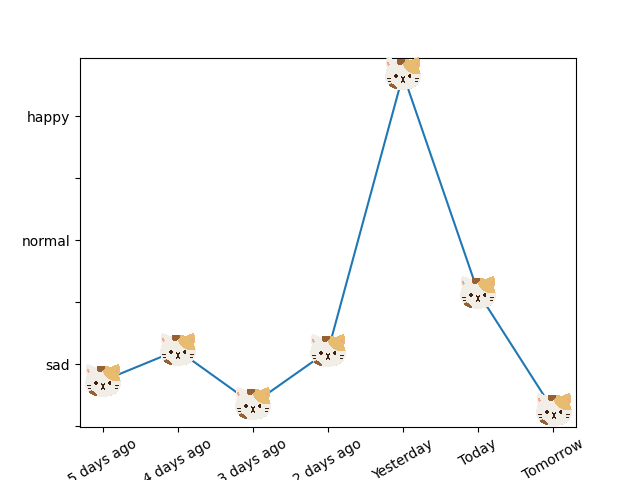

The Python source for this figure:
# In Japan, there is a saying, "When the autumn rains fall, the cat's face becomes three feet long.
# This means that the cat's face is longer and more joyful on rainy days than on sunny days in autumn, because the temperature is higher on rainy days.
# We assume that the more it rains, the more pleased the cat will be.
# Of course, this is limited to autumn.
# If it is autumn now, this will help.
# There is a lot going on in the world right now.
# But it does not matter to cats.
# If cats are happy, the world will be peaceful.

import pandas as pd
import matplotlib.pyplot as plt
from matplotlib.offsetbox import OffsetImage, AnnotationBbox
import time
import warnings
import subprocess as sp

def imscatter(x, y, image, ax=None, zoom=1): 
    if ax is None: 
        ax = plt.gca() 
    try: 
        image = plt.imread(image) 
    except:
        pass 
    im = OffsetImage(image, zoom=zoom) 
    artists = [] 
    for x0, y0 in zip(x, y): 
        ab = AnnotationBbox(im, (x0, y0), xycoords='data', frameon=False) 
        artists.append(ax.add_artist(ab)) 
    return artists 


def main():
    week_rain = []
    for i in range(7):
        if i == 0:
            # url = "https://www.data.jma.go.jp/obd/stats/data/mdrr/pre_rct/alltable/predaily00_rct.csv"
            sp.call("wget https://www.data.jma.go.jp/obd/stats/data/mdrr/pre_rct/alltable/predaily00_rct.csv -O './data/rain.csv'", shell=True)
        else:
            # url = "https://www.data.jma.go.jp/obd/stats/data/mdrr/pre_rct/alltable/predaily0"+str(i)+".csv"
            sp.call("wget https://www.data.jma.go.jp/obd/stats/data/mdrr/pre_rct/alltable/predaily0"+str(i)+".csv -O './data/rain.csv'", shell=True)
        
        # sp.call("wget https://www.data.jma.go.jp/obd/stats/data/mdrr/pre_rct/alltable/predaily00_rct.csv -O 'rain.csv'", shell=True)
        

        # r = requests.get(url).content
        # df = pd.read_csv(io.BytesIO(r), encoding="shift_jis")
        df = pd.read_csv('./data/rain.csv', encoding='shift-jis')
        rain_list = df.iloc[:,9].values.tolist()
        rain = []
        for a in rain_list:
            if str(a) == "nan":
                a = 0
            rain.append(a)
        week_rain.append(sum(rain))

    print("In Japan, there is a saying, \"When the autumn rains fall, the cat's face becomes three feet long.\"")
    time.sleep(1)
    print("This means that the cat's face is longer and more joyful on rainy days than on sunny days in autumn, because the temperature is higher on rainy days.")
    time.sleep(1)
    print("We assume that the more it rains, the more pleased the cat will be.")
    time.sleep(1)
    print("Of course, this is limited to autumn.")
    time.sleep(1)
    print("If it is autumn now, this will help.")
    time.sleep(1)
    print("There is a lot going on in the world right now.")
    time.sleep(1)
    print("But it does not matter to cats.")
    time.sleep(1)
    print("If cats are happy, the world will be peaceful.")
    time.sleep(1)
    
    label = ["5 days ago", "4 days ago", "3 days ago", "2 days ago", "Yesterday", "Today", "Tomorrow"]
    warnings.simplefilter('ignore')
    fig = plt.figure()

    ax = fig.add_subplot(111)

    ax.set_yticklabels(["", "", "sad", "", "normal", "", "happy"])

    imscatter(label, week_rain, "./data/cat.png", ax=ax,  zoom=.03)
    plt.xticks(rotation=30)
    ax.plot(label, week_rain, marker="o")
    plt.show()
    fig.savefig("CatJoy.png")

if __name__ == "__main__":
    main()